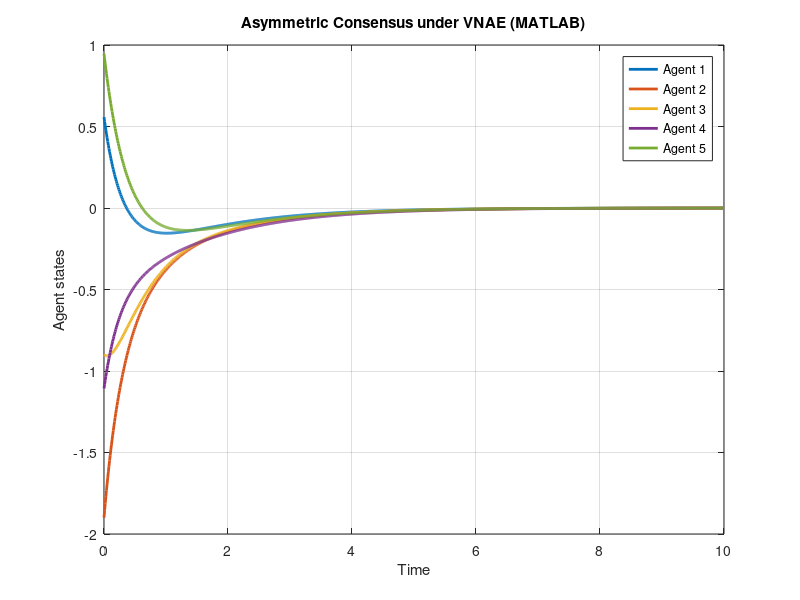

Source code (MATLAB):
% --------------------------------------------------
%  VNAE Asymmetric Consensus - Minimal Example
% --------------------------------------------------
clear; clc;

% Number of agents
N = 5;

% Asymmetry parameters (theta_i) - The "Structural Friction"
% This is the key VNAE component for stability
theta = [1.2, 0.5, 1.0, 0.3, 0.8];

% Initial states (random values between -2 and 2)
% Using a fixed seed for reproducibility
rng(42);
x0 = (rand(N, 1) * 4) - 2;

% Time grid
dt = 0.01;
T_max = 10;
time_seq = 0:dt:T_max;
n_steps = length(time_seq);

% Graph Laplacian (simple ring topology)
L = zeros(N, N);
for i = 1:N
    L(i, i) = 2;
    % Next neighbor (ring)
    next_node = mod(i, N) + 1;
    % Previous neighbor (ring)
    prev_node = mod(i - 2 + N, N) + 1;
    
    L(i, next_node) = -1;
    L(i, prev_node) = -1;
end

% Storage Matrix (N x n_steps) - MATLAB prefers columns for time series
X = zeros(N, n_steps);
X(:, 1) = x0;

% Dynamics Simulation (VNAE Gradient Flow)
for t = 2:n_steps
    x = X(:, t-1);
    
    % Differential equation: dx = -L*x - theta*x
    % In MATLAB, '.*' is used for element-wise multiplication
    dx = -L*x - (theta' .* x);
    
    % Euler integration step
    X(:, t) = x + dt * dx;
end

% Visualization
figure('Color', 'w');
plot(time_seq, X, 'LineWidth', 2);
title('Asymmetric Consensus under VNAE (MATLAB)');
xlabel('Time');
ylabel('Agent states');
grid on;
legend('Agent 1','Agent 2','Agent 3','Agent 4','Agent 5');
